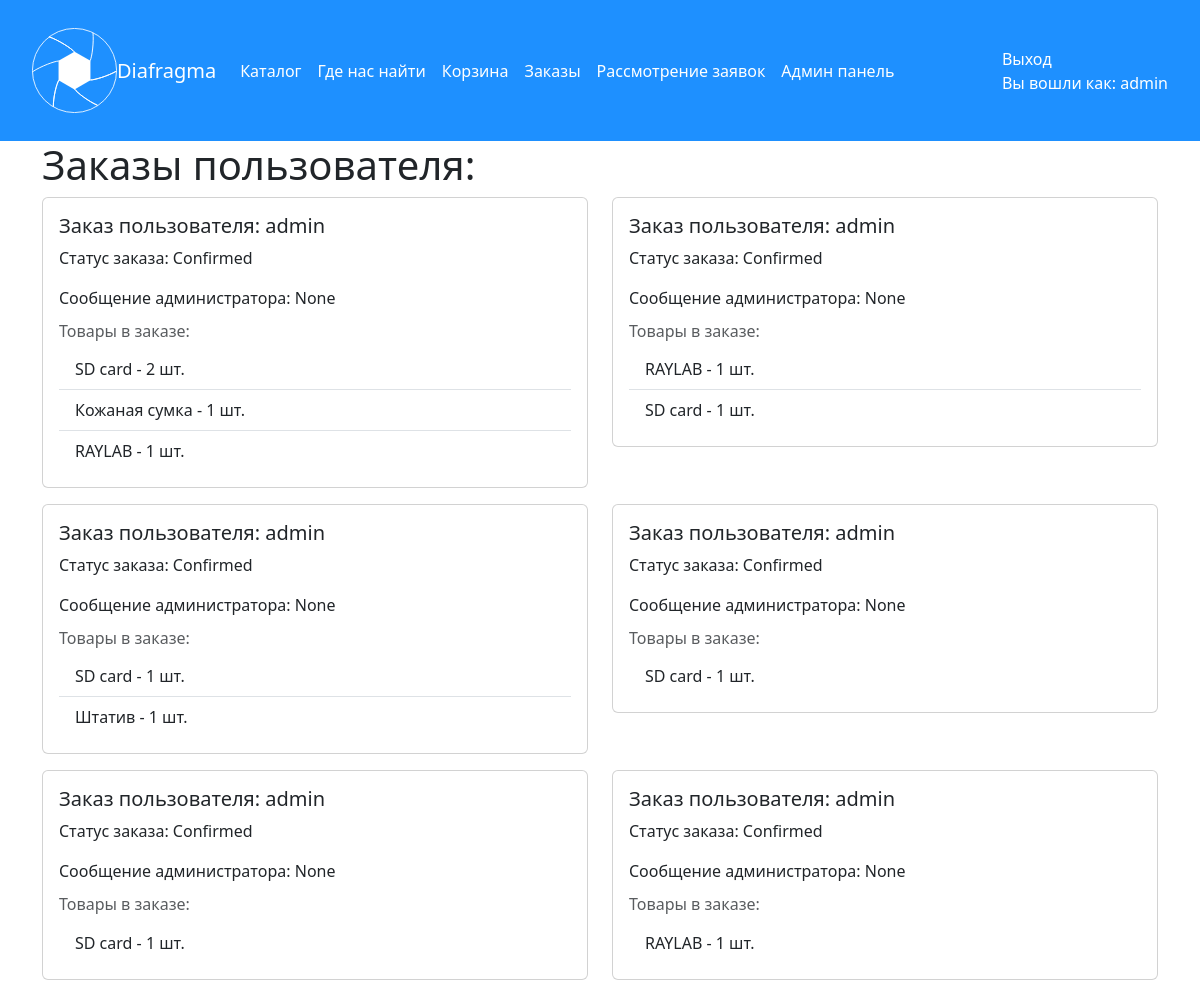
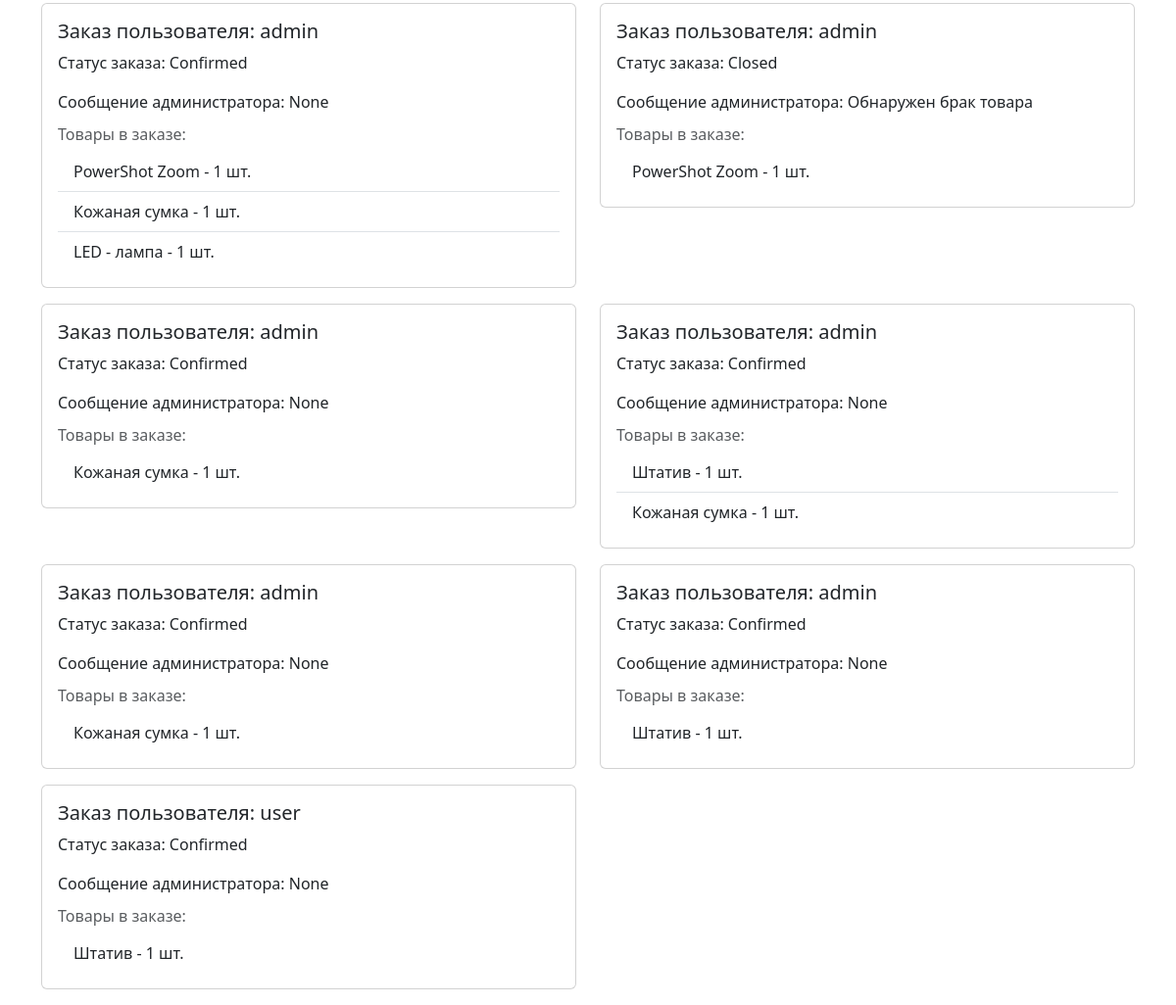
The app's page /order_detail/ (signed in) with its own data (2 pictures, top to bottom).
### main/models.py (models this page shows, shortened)
class Order(models.Model):
    STATUS_CHOICES = (
        ('New', 'Новый(В обработке)'),
        ('Confirmed', 'Подтвержденный'),
        ('Closed', 'Закрытый')
    )
    user = models.ForeignKey(User, on_delete=models.CASCADE, verbose_name='Чей заказ')
    status = models.CharField(max_length=20, choices=STATUS_CHOICES, default='New', verbose_name='Статус заказа')
    created_at = models.DateTimeField(auto_now_add=True, verbose_name='Дата создания заказа')
    user_message = models.TextField(blank=True, null=True, verbose_name='Сообщение для пользователя')
    first_name = models.CharField(max_length=30,default='SOME STRING')
    last_name = models.CharField(max_length=30,default='SOME STRING')
    address = models.TextField(default='SOME STRING')
    phone = models.CharField(max_length=15,default='SOME STRING')
    created_at = models.DateTimeField(auto_now_add=True)

class OrderItem(models.Model):
    order = models.ForeignKey(Order, on_delete=models.CASCADE, related_name='items', verbose_name='ЗаказЗаказ')
    product = models.ForeignKey(Product, on_delete=models.CASCADE, verbose_name='Товар')
    quantity = models.IntegerField(default=1, verbose_name='Количество')
    class Meta:
        verbose_name = 'Товар в заказе'
        verbose_name_plural = 'Товары в заказе'

class Product(models.Model):
    photo = models.ImageField(upload_to="product_photos")
    name = models.CharField(max_length=150, verbose_name='Имя товара')
    description = models.TextField(verbose_name='Описание товара')
    production_year = models.DateField(verbose_name='Дата производства')
    price = models.DecimalField(max_digits=10, decimal_places=2, verbose_name='Стоимость')
    quantity = models.IntegerField(verbose_name='Количество шт.')
    category = models.ForeignKey(Category, on_delete=models.CASCADE, verbose_name='Категория товара')
    class Meta:
        verbose_name = 'Товар'
        verbose_name_plural = 'Товары'

### main/views.py (the view)
# urls.py: path('order_detail/', order_detail, name='order_detail'),
@user_passes_test(admin_check)
@login_required
def order_detail(request):
    if request.method == 'POST':
        order_id = request.POST.get('order_id')
        action = request.POST.get('action')
        admin_message = request.POST.get('admin_message')
        try:
            order = Order.objects.get(pk=order_id)
            if action == 'approve':
                order.status = 'Confirmed'
                messages.success(request, 'Заявка успешно одобрена.')
            elif action == 'reject':
                order.status = 'Closed'
                messages.success(request, 'Заявка успешно отклонена.')
            if admin_message:
                order.user_message = admin_message  # Исправлено здесь, должно быть order.user_message
            order.save()
        except Order.DoesNotExist:
            messages.error(request, 'Заказ не найден.')
        return HttpResponseRedirect(reverse('order_detail'))
    else:
        orders = Order.objects.filter()
        return render(request, 'main/order/order_detail.html', {'orders': orders})

### main/views.py (called while the page is built)
def admin_check(user):
   return user.is_superuser

### main/templates/main/order/order_detail.html (shortened to what this page needs)
{% extends 'main/base.html' %}
{% block content %}
    <div class="container">
        <h1>Заказы пользователя:</h1>
        {% if orders %}
            <div class="row">
                {% for order in orders %}
                    <div class="col-md-6">
                        <div class="card mb-3">
                            <div class="card-body">
                                <h5 class="card-title">Заказ пользователя: {{ order.user }}</h5>
                                <p class="card-text">Статус заказа: {{ order.status }}</p>
                                <p class="card-text">Сообщение администратора: {{ order.user_message }}</p>
                                <h6 class="card-subtitle mb-2 text-muted">Товары в заказе:</h6>
                                <ul class="list-group list-group-flush">
                                    {% for item in order.items.all %}
                                        <li class="list-group-item">{{ item.product.name }} - {{ item.quantity }} шт.</li>
                                    {% endfor %}
                                </ul>
                            </div>
                        </div>
                    </div>
                {% endfor %}
            </div>
        {% else %}
            <p>Пока заказов нет</p>
        {% endif %}
    </div>
{% endblock %}

### main/templates/main/base.html (shortened to what this page needs)
{% load static %}
{% load bootstrap5 %}
<!DOCTYPE html>
<html lang="ru">
<head>
    <link rel="stylesheet" href="{% static 'main/css/style_1.css' %}">
    <link rel="stylesheet" href="https://cdn.jsdelivr.net/npm/bootstrap@5.3.2/dist/css/bootstrap.min.css">
</head>
<body>
<div class="header" style="background-color: #1E90FF; padding: 20px;">
    <nav class="navbar navbar-expand-lg navbar-light" style="background-color: #1E90FF;">
        <div class="container-fluid">
            <img src="{% static 'main/img/logo_1.svg' %}" width="85px" height="85px">
            <a class="navbar-brand" href="{% url 'home' %}" style="color: white;">Diafragma</a>
            <div class="collapse navbar-collapse" id="navbarNav">
                <ul class="navbar-nav">
                    <li class="nav-item">
                        <a class="nav-link" href="{% url 'catalog' %}" style="color: white;">Каталог</a>
                    </li>
                    <li class="nav-item">
                        <a class="nav-link" href="{% url 'wherefind' %}" style="color: white;">Где нас найти</a>
                    </li>
                    {% if user.is_authenticated %}
                    <li class="nav-item">
                        <a class="nav-link" href="{% url 'cart' %}" style="color: white;">Корзина</a>
                    </li>
                    <li class="nav-item">
                        <a class="nav-link" href="{% url 'order_menu' %}" style="color: white;">Заказы</a>
                    </li>
                     {% endif %}
                    {% if user.is_superuser %}
                        <li class="nav-item">
                            <a class="nav-link" href="{% url 'order_detail' %}" style="color: white;">Рассмотрение заявок</a>
                        </li>
                        <li class="nav-item">
                            <a class="nav-link" href="{% url 'admin:index' %}" style="color: white;">Админ панель</a>
                        </li>
                    {% endif %}
                </ul>
            </div>
            <span class="navbar-text" style="color: white;">
                {% if user.is_authenticated %}
                    <a class="nav-link" href="{% url 'logout' %}" style="color: white;">Выход</a>
                {% else %}
                    <a class="nav-link" href="{% url 'login' %}" style="color: white;">Вход</a>
                    <a class="nav-link" href="{% url 'register' %}" style="color: white;">Регистрация</a>
                {% endif %}
                Вы вошли как: {{ user.username }}
            </span>
        </div>
    </nav>
</div>
{% block content %}
{% endblock %}
</body>
</html>

### main/static/main/css/style_1.css (style rules this page uses)
body { font-family: 'Gabriela'; font-size: 15px; color: black; }

### records on screen
Order: user "admin", status "Confirmed", user_message "None"
OrderItem: product.name "SD card", quantity "2"
OrderItem: product.name "Кожаная сумка", quantity "1"
OrderItem: product.name "RAYLAB", quantity "1"
Order: user "admin", status "Confirmed", user_message "None"
OrderItem: product.name "RAYLAB", quantity "1"
OrderItem: product.name "SD card", quantity "1"
Order: user "admin", status "Confirmed", user_message "None"
OrderItem: product.name "SD card", quantity "1"
OrderItem: product.name "Штатив", quantity "1"
Order: user "admin", status "Confirmed", user_message "None"
OrderItem: product.name "SD card", quantity "1"
Order: user "admin", status "Confirmed", user_message "None"
OrderItem: product.name "SD card", quantity "1"
Order: user "admin", status "Confirmed", user_message "None"
OrderItem: product.name "RAYLAB", quantity "1"
Order: user "admin", status "Confirmed", user_message "None"
OrderItem: product.name "PowerShot Zoom", quantity "1"
OrderItem: product.name "Кожаная сумка", quantity "1"
OrderItem: product.name "LED - лампа", quantity "1"
Order: user "admin", status "Closed", user_message "Обнаружен брак товара"
OrderItem: product.name "PowerShot Zoom", quantity "1"
Order: user "admin", status "Confirmed", user_message "None"
OrderItem: product.name "Кожаная сумка", quantity "1"
Order: user "admin", status "Confirmed", user_message "None"
OrderItem: product.name "Штатив", quantity "1"
OrderItem: product.name "Кожаная сумка", quantity "1"
Order: user "admin", status "Confirmed", user_message "None"
OrderItem: product.name "Кожаная сумка", quantity "1"
Order: user "admin", status "Confirmed", user_message "None"
OrderItem: product.name "Штатив", quantity "1"
Order: user "user", status "Confirmed", user_message "None"
OrderItem: product.name "Штатив", quantity "1"

### other values on screen
{{ user.username }} "admin"
